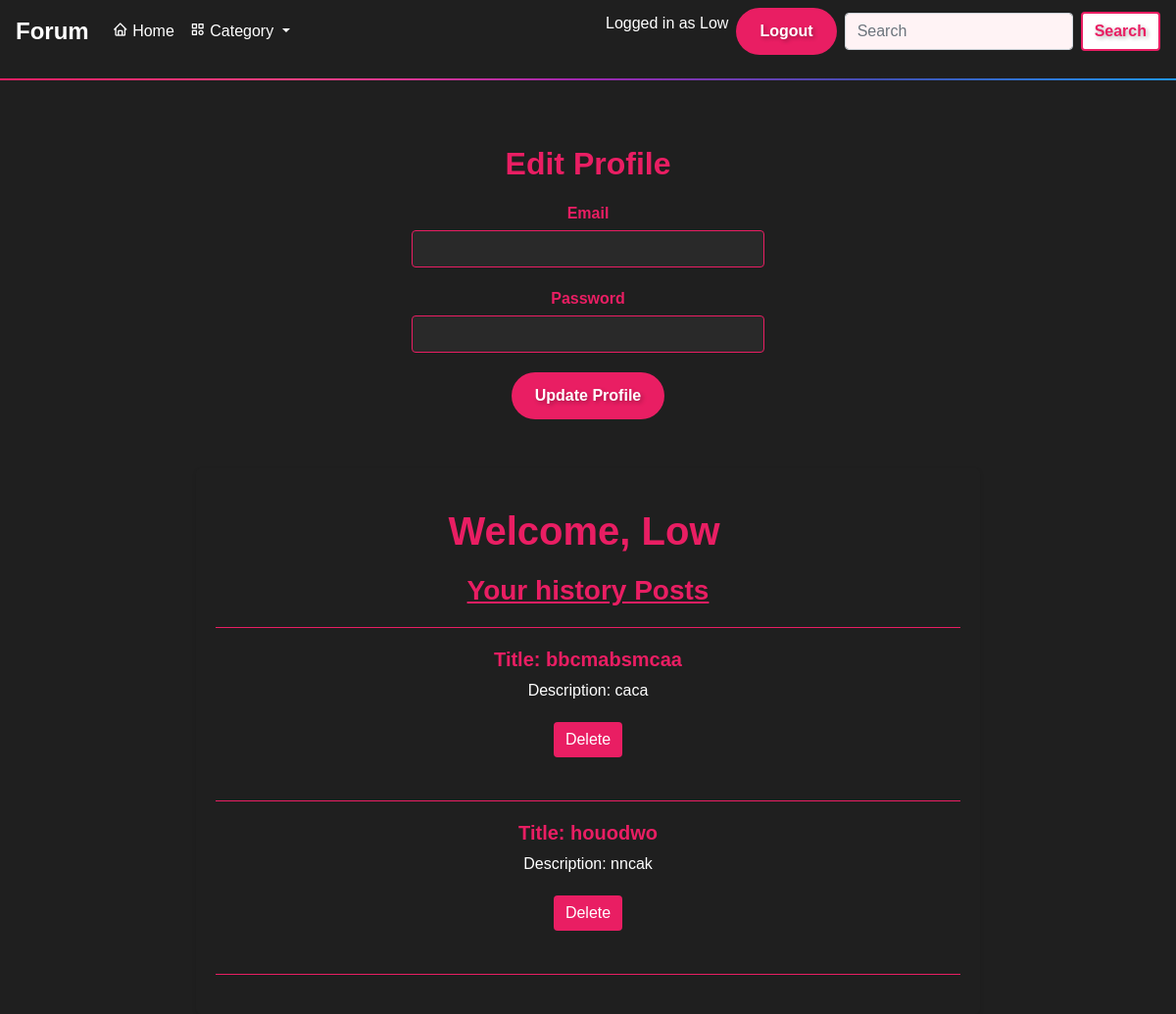
Screenshot of /Forum/userprofile.php (signed in) with the database file from the repository.
### tables this page shows
CREATE TABLE `pages` (
  `id` int(11) NOT NULL,
  `title` varchar(255) NOT NULL,
  `description` text NOT NULL,
  `uploader` varchar(100) NOT NULL,
  `date` date NOT NULL,
  `page_type` varchar(50) NOT NULL
);

### Forum/userprofile.php (the view, shortened to what this page needs)
<!doctype html>
<html lang="en">
<head>
    <link rel="stylesheet" href="css/userprofile.css">
    <link rel="stylesheet" href="https://cdn.jsdelivr.net/npm/bootstrap@4.1.3/dist/css/bootstrap.min.css">
</head>
<body>
    <?php include "header.php"; ?>
    <section class="userprofile">
        <div class="userprofile-container">
            <div class="edit-profile-form">
                <h2>Edit Profile</h2>
                <form method="post">
                    <div class="form-group">
                        <label for="new_email">Email</label>
                        <div class="input-container">
                            <input type="email" name="new_email" id="new_email" class="form-control" required value="<?php echo isset($_SESSION['email']) ? $_SESSION['email'] : ''; ?>">
                        </div>
                    </div>
                    <div class="form-group">
                        <label for="new_password">Password</label>
                        <div class="input-container">
                            <input type="password" name="new_password" id="new_password" class="form-control" required>
                        </div>
                    </div>
                    <button type="submit" name="update_profile" class="btn btn-primary">Update Profile</button>
                </form>
            </div>
    </section>
    <div class="history-posts">
        <div class="mr-2">
            <p class="text-white">
            <h1>Welcome, <?php echo $_SESSION['username']; ?></h1>
            </p>
        </div>
        <h3><u>Your history Posts</u></h3>
        <hr>
        <?php
        $currentUser = $_SESSION['username'];
        $query = "SELECT * FROM pages WHERE uploader = '$currentUser'";
        $result = mysqli_query($connection, $query);
        if (mysqli_num_rows($result) > 0) {
            while ($row = mysqli_fetch_assoc($result)) {
                $postTitle = $row['title'];
                $postDescription = $row['description'];
                echo "<h5>Title: $postTitle</h5>";
                echo "<p>Description: $postDescription</p>";
                echo '<form method="post" style="display: inline-block;">';
                echo '<button type="submit" name="delete_post" class="btn btn-danger">Delete</button>';
                echo '</form>';
                echo "<br><br>";
                echo "<hr>";
            }
        } else {
            echo "<p>No posts found for the current user.</p>";
        }
        ?>
    </div>
</body>
</html>

### Forum/css/userprofile.css (style rules this page uses)
.userprofile { padding: 50px 0; text-align: center; background-color: #1f1f1f; color: #ffffff; font-family: Arial, sans-serif; }
.userprofile h2 { color: #e91e63; font-weight: bold; margin-bottom: 20px; }
.userprofile .form-group { margin-bottom: 20px; }
.userprofile .input-container { display: flex; justify-content: center; align-items: center; }
.userprofile .form-group label { color: #e91e63; font-weight: bold; margin-bottom: 5px; display: block; }
.userprofile .form-control { background-color: #292929; border: 1px solid #e91e63; color: #ffffff; width: 30%; padding: 8px 10px; transition: border-color 0.3s ease; }
.userprofile .btn-primary { background-color: #e91e63; border: none; transition: background-color 0.3s ease; }
.history-posts { max-width: 800px; margin: 0 auto; padding: 20px; background-color: #1f1f1f; border-radius: 5px; box-shadow: 0 2px 4px rgba(0, 0, 0, 0.1); text-align: center; }
.history-posts h1, .history-posts h3, .history-posts h5 { color: #e91e63; font-weight: bold; }
.history-posts hr { border-top: 1px solid #e91e63; margin: 20px 0; }
.history-posts p { margin-bottom: 20px; color: #ffffff; }
.history-posts .btn-danger { background-color: #e91e63; border: none; transition: background-color 0.3s ease; }

### Forum/header.php (style rules this page uses)
* { cursor: none; }
body { background-color: #1f1f1f; color: #1f1f1f; font-family: "Arial", sans-serif; }
.form-control { background-color: #fff3f5; color: #1f1f1f; }
.btn-primary { background-color: #e91e63; color: #ffffff; border: none; font-weight: bold; padding: 12px 24px; border-radius: 50px; text-shadow: 2px 2px 4px rgba(0, 0, 0, 0.3); }

### rows the page displays
pages: title "bbcmabsmcaa", description "caca"
pages: title "houodwo", description "nncak"

### other values shown
$_SESSION['username'] "Low"
